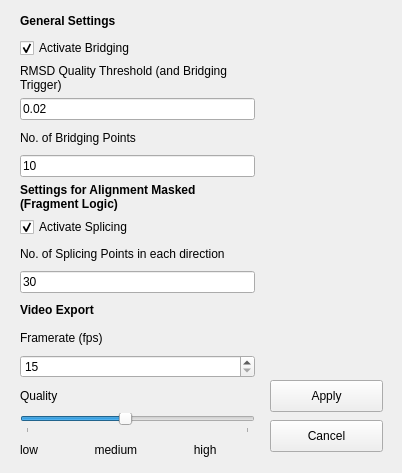
<?xml version="1.0" encoding="UTF-8"?>
<ui version="4.0">
 <class>Settings</class>
 <widget class="QWidget" name="Settings">
  <property name="geometry">
   <rect>
    <x>0</x>
    <y>0</y>
    <width>402</width>
    <height>473</height>
   </rect>
  </property>
  <property name="windowTitle">
   <string>Settings</string>
  </property>
  <widget class="QPushButton" name="Apply">
   <property name="geometry">
    <rect>
     <x>270</x>
     <y>380</y>
     <width>113</width>
     <height>32</height>
    </rect>
   </property>
   <property name="text">
    <string>Apply</string>
   </property>
  </widget>
  <widget class="QPushButton" name="Cancel">
   <property name="geometry">
    <rect>
     <x>270</x>
     <y>420</y>
     <width>113</width>
     <height>32</height>
    </rect>
   </property>
   <property name="text">
    <string>Cancel</string>
   </property>
  </widget>
  <widget class="QWidget" name="layoutWidget">
   <property name="geometry">
    <rect>
     <x>20</x>
     <y>10</y>
     <width>235</width>
     <height>451</height>
    </rect>
   </property>
   <layout class="QVBoxLayout" name="verticalLayout">
    <item>
     <widget class="QLabel" name="label_3">
      <property name="font">
       <font>
        <weight>75</weight>
        <bold>true</bold>
       </font>
      </property>
      <property name="text">
       <string>General Settings</string>
      </property>
     </widget>
    </item>
    <item>
     <widget class="QCheckBox" name="bridging">
      <property name="text">
       <string>Activate Bridging</string>
      </property>
      <property name="checked">
       <bool>true</bool>
      </property>
     </widget>
    </item>
    <item>
     <widget class="QLabel" name="label_5">
      <property name="text">
       <string>RMSD Quality Threshold (and Bridging Trigger)</string>
      </property>
      <property name="wordWrap">
       <bool>true</bool>
      </property>
     </widget>
    </item>
    <item>
     <widget class="QLineEdit" name="edit_rmsd">
      <property name="text">
       <string>0.02</string>
      </property>
     </widget>
    </item>
    <item>
     <widget class="QLabel" name="label_4">
      <property name="text">
       <string>No. of Bridging Points</string>
      </property>
      <property name="wordWrap">
       <bool>true</bool>
      </property>
     </widget>
    </item>
    <item>
     <widget class="QLineEdit" name="bridging_pts">
      <property name="text">
       <string>10</string>
      </property>
     </widget>
    </item>
    <item>
     <widget class="QLabel" name="label">
      <property name="font">
       <font>
        <weight>75</weight>
        <bold>true</bold>
       </font>
      </property>
      <property name="text">
       <string>Settings for Alignment Masked  (Fragment Logic)</string>
      </property>
      <property name="wordWrap">
       <bool>true</bool>
      </property>
     </widget>
    </item>
    <item>
     <widget class="QCheckBox" name="splicing">
      <property name="text">
       <string>Activate Splicing </string>
      </property>
      <property name="checked">
       <bool>true</bool>
      </property>
     </widget>
    </item>
    <item>
     <widget class="QLabel" name="label_2">
      <property name="text">
       <string>No. of Splicing Points in each direction</string>
      </property>
      <property name="wordWrap">
       <bool>true</bool>
      </property>
     </widget>
    </item>
    <item>
     <widget class="QLineEdit" name="splicing_pts">
      <property name="text">
       <string>30</string>
      </property>
     </widget>
    </item>
    <item>
     <widget class="QLabel" name="label_6">
      <property name="font">
       <font>
        <weight>75</weight>
        <bold>true</bold>
       </font>
      </property>
      <property name="text">
       <string>Video Export</string>
      </property>
     </widget>
    </item>
    <item>
     <widget class="QLabel" name="label_7">
      <property name="text">
       <string>Framerate (fps)</string>
      </property>
     </widget>
    </item>
    <item>
     <widget class="QSpinBox" name="frame_rate">
      <property name="minimum">
       <number>15</number>
      </property>
      <property name="maximum">
       <number>35</number>
      </property>
     </widget>
    </item>
    <item>
     <widget class="QLabel" name="label_8">
      <property name="text">
       <string>Quality</string>
      </property>
     </widget>
    </item>
    <item>
     <widget class="QSlider" name="quality">
      <property name="minimum">
       <number>1</number>
      </property>
      <property name="maximum">
       <number>10</number>
      </property>
      <property name="value">
       <number>5</number>
      </property>
      <property name="orientation">
       <enum>Qt::Horizontal</enum>
      </property>
      <property name="tickPosition">
       <enum>QSlider::TicksBelow</enum>
      </property>
     </widget>
    </item>
    <item>
     <widget class="QLabel" name="label_9">
      <property name="text">
       <string>low                 medium                 high</string>
      </property>
     </widget>
    </item>
   </layout>
  </widget>
 </widget>
 <resources/>
 <connections/>
</ui>
